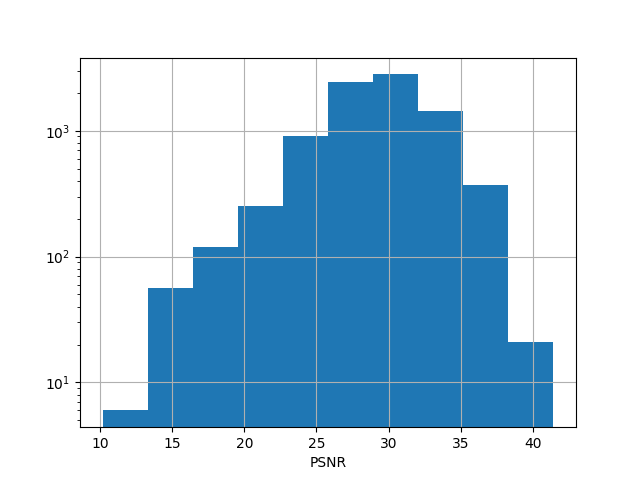
#> input picture data/psnr_drwsr_121120201352.png, 640 x 480 px; its folder holds 2 pictures in this run
$ python bicubic_interpolation.py data 5 data/rmse_drwsr_121120201352.png
#> lines starting #> are read from the running program, lines starting #| are printed output that depends on the picture
from PIL import Image
import tqdm
import os

def bicubic_interp_folder_pil(imgs_folder, scale=4, output_folder=None):

    if output_folder is None:
        output_folder = imgs_folder

    for img_name in tqdm.tqdm((os.listdir(imgs_folder))):
        img_addr =  os.path.join(imgs_folder, img_name)
        im = bicubic_interp(img_addr, scale)
#> in bicubic_interp, im is the input picture: PIL image 640x480 RGBA; mean R, G, B, A 181.6, 209.1, 228.1, 255
#> in bicubic_interp, `return im.resize(shape, Image.BICUBIC)`:
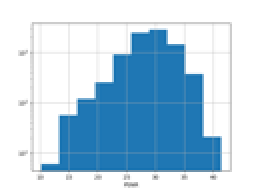
#> returned value: PIL image 128x96 RGBA (shown 2 times larger); mean R, G, B, A 181.2, 208.8, 227.9, 255
        new_img_name = "".join([img_name.split('.')[0], "x", str(scale), '.png'])
        path_to_save = os.path.join(output_folder, new_img_name)
        im.save(path_to_save)
#> pass 2 of the loop in bicubic_interp_folder_pil, `for img_name in tqdm.tqdm((os.listdir(imgs_folder))):`:
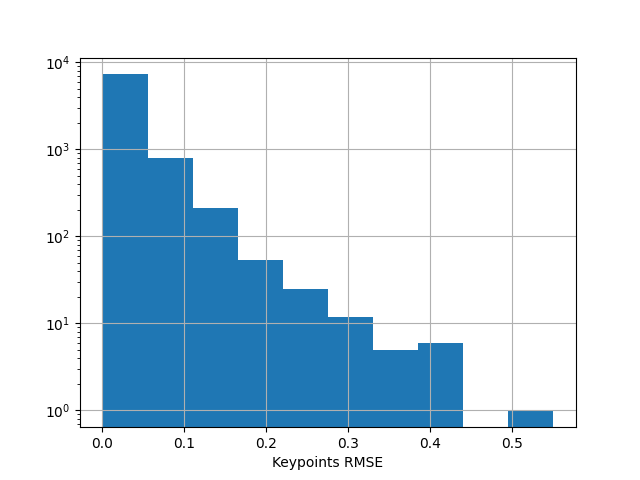
#> input picture data/rmse_drwsr_121120201352.png, 640 x 480 px
#> in bicubic_interp, im is the input picture: PIL image 640x480 RGBA; mean R, G, B, A 205.3, 223.3, 235.8, 255
#> in bicubic_interp (call 2), `return im.resize(shape, Image.BICUBIC)`:
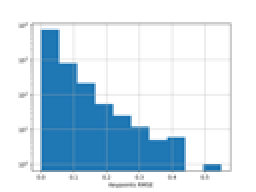
#> returned value: PIL image 128x96 RGBA (shown 2 times larger); mean R, G, B, A 204.9, 223, 235.5, 255

def bicubic_interp(img_addr, scale=4, shape=None):
    im = Image.open(img_addr)

    if shape is None:
        shape = (int(im.size[0] / scale), int(im.size[1] / scale))

    return im.resize(shape, Image.BICUBIC)

def upsampling_lr_to_hr(lr_addr, hr_addr):
    hr_img = Image.open(hr_addr)
    lr_img = Image.open(lr_addr)
    hrs = hr_img.size
    lr_up = lr_img.resize((hrs[0], hrs[1]), Image.BICUBIC)
    return lr_up

if __name__ == "__main__":
    import sys
    bicubic_interp_folder_pil(sys.argv[1], int(sys.argv[2]), sys.argv[3])
